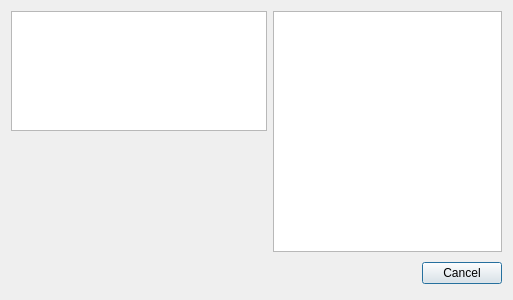
<?xml version="1.0" encoding="UTF-8"?>
<ui version="4.0">
 <class>AnimationCreatorClass</class>
 <widget class="QDialog" name="AnimationCreatorClass">
  <property name="geometry">
   <rect>
    <x>0</x>
    <y>0</y>
    <width>513</width>
    <height>300</height>
   </rect>
  </property>
  <property name="windowTitle">
   <string>Dialog</string>
  </property>
  <layout class="QVBoxLayout" name="verticalLayout">
   <item>
    <layout class="QGridLayout" name="gridLayout">
     <property name="horizontalSpacing">
      <number>6</number>
     </property>
     <property name="verticalSpacing">
      <number>1</number>
     </property>
     <item row="2" column="0">
      <layout class="QHBoxLayout" name="toolbarLayout">
       <property name="spacing">
        <number>2</number>
       </property>
       <property name="topMargin">
        <number>0</number>
       </property>
      </layout>
     </item>
     <item row="0" column="1" rowspan="4">
      <widget class="TilesetView" name="tilesetView">
       <property name="sizePolicy">
        <sizepolicy hsizetype="Expanding" vsizetype="Preferred">
         <horstretch>1</horstretch>
         <verstretch>0</verstretch>
        </sizepolicy>
       </property>
       <property name="dragEnabled">
        <bool>true</bool>
       </property>
      </widget>
     </item>
     <item row="3" column="0">
      <widget class="TilePreview" name="preview">
       <property name="sizePolicy">
        <sizepolicy hsizetype="Preferred" vsizetype="Preferred">
         <horstretch>0</horstretch>
         <verstretch>1</verstretch>
        </sizepolicy>
       </property>
       <property name="frameShape">
        <enum>QFrame::NoFrame</enum>
       </property>
       <property name="text">
        <string/>
       </property>
       <property name="alignment">
        <set>Qt::AlignCenter</set>
       </property>
      </widget>
     </item>
     <item row="0" column="0">
      <widget class="QTreeView" name="frameList">
       <property name="sizePolicy">
        <sizepolicy hsizetype="Minimum" vsizetype="Preferred">
         <horstretch>0</horstretch>
         <verstretch>1</verstretch>
        </sizepolicy>
       </property>
       <property name="acceptDrops">
        <bool>true</bool>
       </property>
       <property name="showDropIndicator" stdset="0">
        <bool>true</bool>
       </property>
       <property name="dragEnabled">
        <bool>true</bool>
       </property>
       <property name="dragDropMode">
        <enum>QAbstractItemView::DragDrop</enum>
       </property>
       <property name="defaultDropAction">
        <enum>Qt::MoveAction</enum>
       </property>
       <property name="selectionMode">
        <enum>QAbstractItemView::ExtendedSelection</enum>
       </property>
       <property name="selectionBehavior">
        <enum>QAbstractItemView::SelectRows</enum>
       </property>
       <property name="verticalScrollMode">
        <enum>QAbstractItemView::ScrollPerPixel</enum>
       </property>
       <property name="horizontalScrollMode">
        <enum>QAbstractItemView::ScrollPerPixel</enum>
       </property>
       <property name="itemsExpandable">
        <bool>true</bool>
       </property>
      </widget>
     </item>
    </layout>
   </item>
   <item>
    <layout class="QHBoxLayout">
     <property name="spacing">
      <number>6</number>
     </property>
     <property name="leftMargin">
      <number>0</number>
     </property>
     <property name="topMargin">
      <number>0</number>
     </property>
     <property name="rightMargin">
      <number>0</number>
     </property>
     <property name="bottomMargin">
      <number>0</number>
     </property>
     <item>
      <spacer>
       <property name="orientation">
        <enum>Qt::Horizontal</enum>
       </property>
       <property name="sizeHint" stdset="0">
        <size>
         <width>131</width>
         <height>31</height>
        </size>
       </property>
      </spacer>
     </item>
     <item>
      <widget class="QPushButton" name="cancelButton">
       <property name="text">
        <string>Cancel</string>
       </property>
      </widget>
     </item>
    </layout>
   </item>
  </layout>
 </widget>
 <customwidgets>
  <customwidget>
   <class>TilesetView</class>
   <extends>QTableView</extends>
   <header>tilesetview.h</header>
  </customwidget>
  <customwidget>
   <class>TilePreview</class>
   <extends>QLabel</extends>
   <header>tilepreview.h</header>
  </customwidget>
 </customwidgets>
 <resources>
  <include location="mapeditor.qrc"/>
 </resources>
 <connections>
  <connection>
   <sender>cancelButton</sender>
   <signal>clicked()</signal>
   <receiver>AnimationCreatorClass</receiver>
   <slot>close()</slot>
   <hints>
    <hint type="sourcelabel">
     <x>377</x>
     <y>285</y>
    </hint>
    <hint type="destinationlabel">
     <x>179</x>
     <y>282</y>
    </hint>
   </hints>
  </connection>
 </connections>
</ui>
